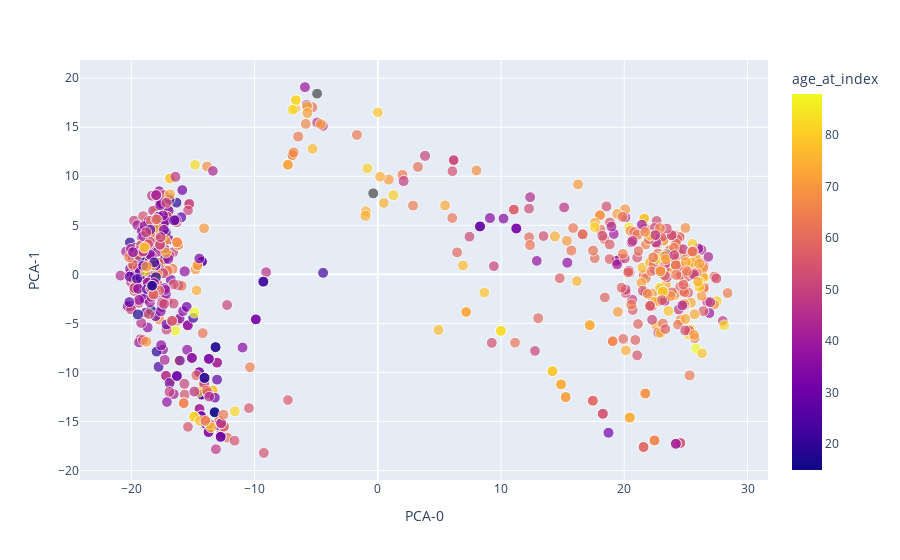

The cell this chart's notebook holds for it:
### Code cell
# project data onto its first 2 principal components for visualization

feature_code = "age_at_index"
if not "age_at_index" in features: feature_code = features[0]

fig = px.scatter(
      merge(
        df_data_norm_pca,
        df_library_size,
        df_clinical
      ),
      x=df_data_norm_pca.columns[0],
      y=df_data_norm_pca.columns[1],
      size='n_reads',
      size_max=8,
      color = feature_code
)
fig.show()

### Figure 1 — Plotly figure (JSON) as saved in the notebook; plotly's stock layout.template omitted (floating-point values rounded to 4 significant figures; data arrays with more than 128 entries replaced by an {"elided": "..."} marker saying what was removed)
{"data": [{"hovertemplate": "PCA-0=%{x}<br>PCA-1=%{y}<br>n_reads=%{marker.size}<br>age_at_index=%{marker.color}<extra></extra>", "legendgroup": "", "marker": {"color": {"elided": "764 int values"}, "coloraxis": "coloraxis", "size": {"elided": "764 int values"}, "sizemode": "area", "sizeref": 285.0, "symbol": "circle"}, "mode": "markers", "name": "", "showlegend": false, "type": "scatter", "x": {"elided": "764 float values"}, "xaxis": "x", "y": {"elided": "764 float values"}, "yaxis": "y"}], "layout": {"coloraxis": {"colorbar": {"title": {"text": "age_at_index"}}, "colorscale": [[0, "#0d0887"], [0.1111, "#46039f"], [0.2222, "#7201a8"], [0.3333, "#9c179e"], [0.4444, "#bd3786"], [0.5556, "#d8576b"], [0.6667, "#ed7953"], [0.7778, "#fb9f3a"], [0.8889, "#fdca26"], [1, "#f0f921"]]}, "legend": {"itemsizing": "constant", "tracegroupgap": 0}, "margin": {"t": 60}, "xaxis": {"anchor": "y", "domain": [0, 1], "title": {"text": "PCA-0"}}, "yaxis": {"anchor": "x", "domain": [0, 1], "title": {"text": "PCA-1"}}}}
